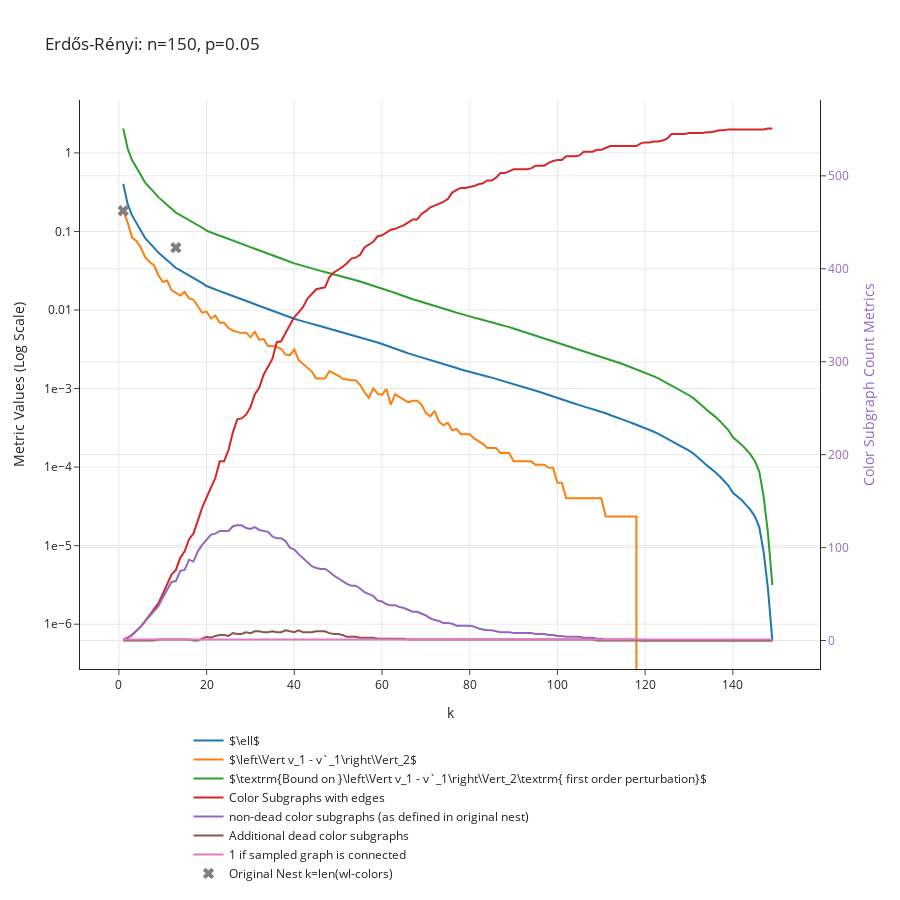

Write notebook code for a chart like this one.
### Markdown cell above
# Erdos Renyis

### Code cell
p = 0.05
n = 150
G = nx.erdos_renyi_graph(n, p)
data_dict = get_convergence_data_of_nest(G, min_cluster_size = 1, max_k = 150)
plot_convergence_data(data_dict, f"Erdős-Rényi: n={n}, p={p}")

### Figure 1 — Plotly figure (JSON) as saved in the notebook; plotly's stock layout.template omitted (floating-point values rounded to 4 significant figures; data arrays with more than 128 entries replaced by an {"elided": "..."} marker saying what was removed)
{"data": [{"mode": "lines", "name": "$\\ell$", "type": "scatter", "x": {"elided": "149 int values"}, "y": {"elided": "149 float values"}}, {"mode": "lines", "name": "$\\left\\Vert v_1 - v`_1\\right\\Vert_2$", "type": "scatter", "x": {"elided": "149 int values"}, "y": {"elided": "149 float values"}}, {"mode": "lines", "name": "$\\textrm{Bound on }\\left\\Vert v_1 - v`_1\\right\\Vert_2\\textrm{ first order perturbation}$", "type": "scatter", "x": {"elided": "149 int values"}, "y": {"elided": "149 float values"}}, {"mode": "lines", "name": "Color Subgraphs with edges", "type": "scatter", "x": {"elided": "149 int values"}, "y": {"elided": "149 int values"}, "yaxis": "y2"}, {"mode": "lines", "name": "non-dead color subgraphs (as defined in original nest)", "type": "scatter", "x": {"elided": "149 int values"}, "y": {"elided": "149 int values"}, "yaxis": "y2"}, {"mode": "lines", "name": "Additional dead color subgraphs", "type": "scatter", "x": {"elided": "149 int values"}, "y": {"elided": "149 int values"}, "yaxis": "y2"}, {"mode": "lines", "name": "1 if sampled graph is connected", "type": "scatter", "x": {"elided": "149 int values"}, "y": {"elided": "149 int values"}, "yaxis": "y2"}, {"marker": {"size": 10, "symbol": "x"}, "mode": "markers", "name": "Original Nest k=len(wl-colors)", "type": "scatter", "x": [1, 13, 148, 150], "y": [0.1833, 0.06225, 0, 0]}], "layout": {"height": 900, "hovermode": "closest", "legend": {"orientation": "h", "x": 0.5, "xanchor": "center", "y": -0.1, "yanchor": "top"}, "title": {"text": "Erdős-Rényi: n=150, p=0.05"}, "xaxis": {"title": {"text": "k"}}, "yaxis": {"exponentformat": "e", "title": {"text": "Metric Values (Log Scale)"}, "type": "log"}, "yaxis2": {"overlaying": "y", "side": "right", "tickfont": {"color": "rgba(148, 103, 189, 1)"}, "title": {"font": {"color": "rgba(148, 103, 189, 1)"}, "text": "Color Subgraph Count Metrics"}, "type": "linear"}}}
